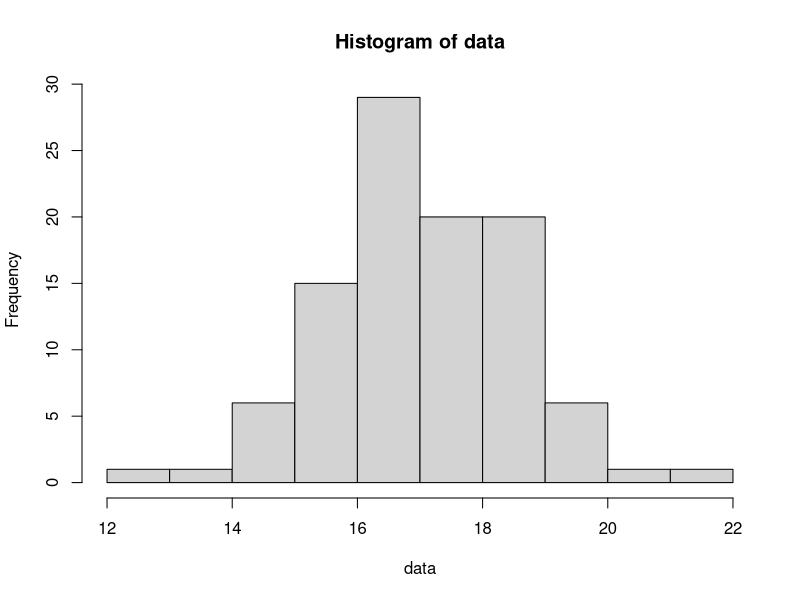
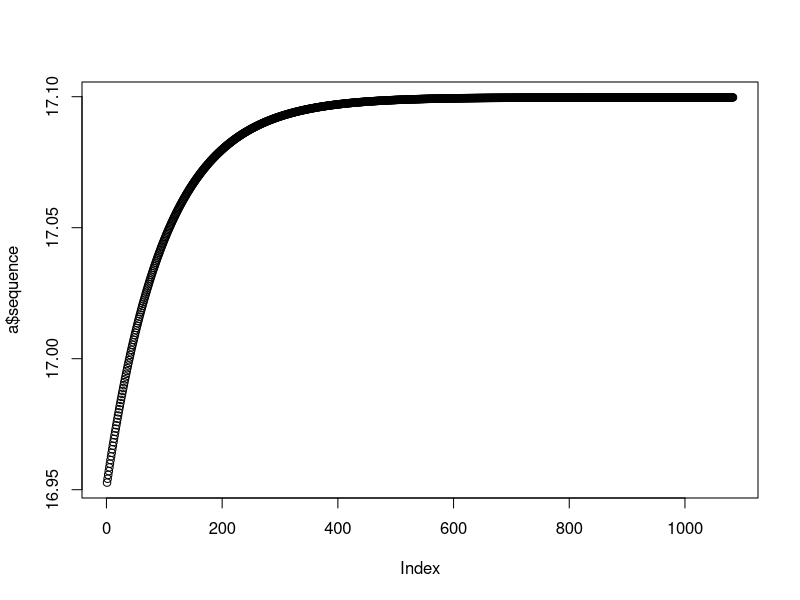
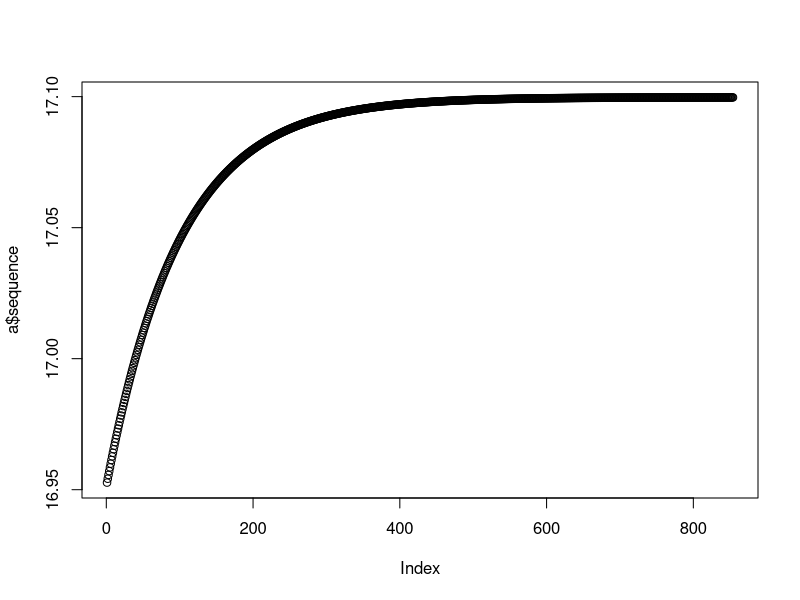
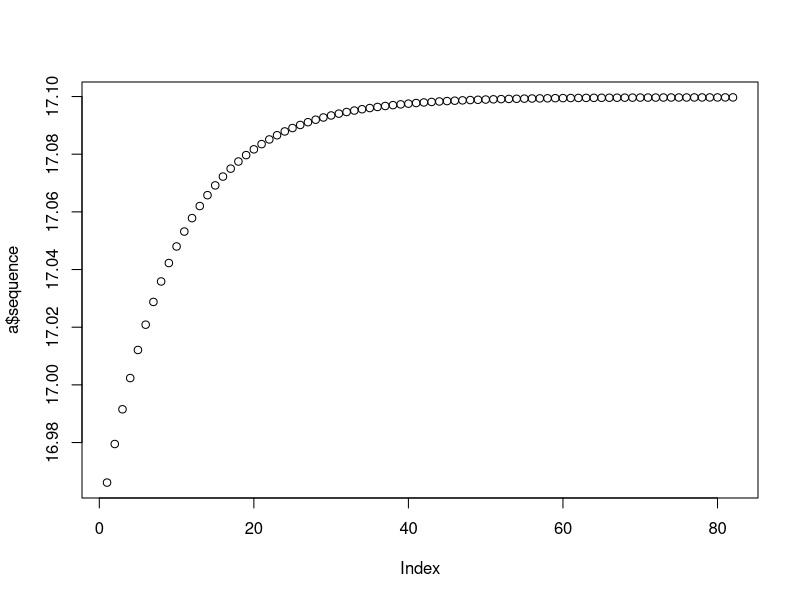
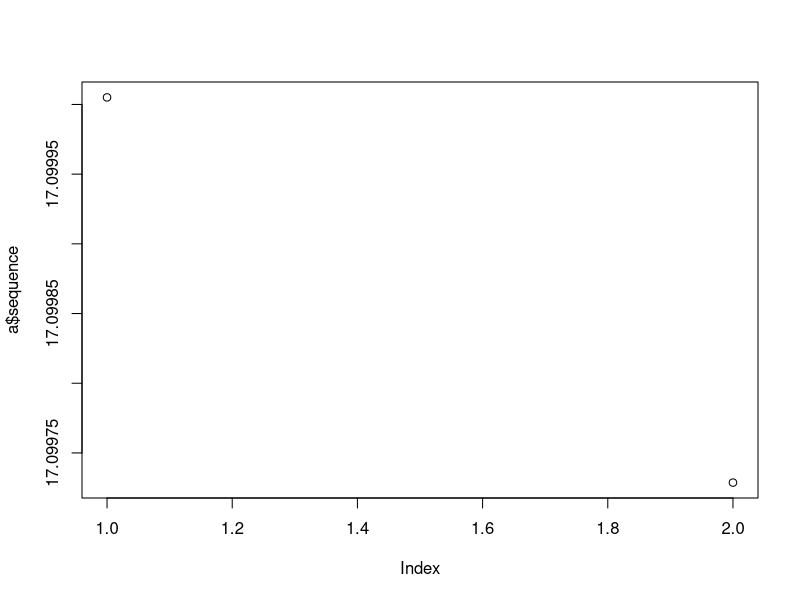

Write the R code that produced these figures, in order.
## ---- chunk 1
knitr::opts_chunk$set(echo = TRUE)
## ---- chunk 2
data=c(15.98247,16.47688,17.2935,19.29195,15.62418,19.17946,19.83762,17.66685,17.52842,14.2797,15.65064,15.46015,17.78624,16.52783,18.20742,16.9908,17.93268,21.80852,16.5106,18.25084,19.66132,15.68794,17.6264,15.05916,15.99123,16.53632,12.70026,16.52058,18.89823,16.33826,16.92829,17.40366,16.97416,15.52522,18.56712,17.70126,18.35067,14.88808,17.96294,16.6413,18.52277,17.60614,18.28284,17.21295,17.11902,18.32105,13.26564,16.90886,18.00639,17.81292,16.91042,18.82537,16.75111,15.87344,14.4237,14.79683,16.22904,17.07457,17.67224,16.62292,19.34927,16.12205,16.8359,16.30263,17.62287,15.9437,16.91413,18.1876,14.61401,18.94885,16.33257,18.65407,16.36635,16.30884,16.90533,19.1134,18.85181,16.55264,18.25012,20.19427,16.73713,17.90763,16.59451,16.27072,18.13678,15.63045,17.90084,15.0235,15.87718,15.21189,15.84529,14.22941,17.58531,18.95757,18.25935,18.36956,16.82062,16.63638,18.45567,17.42606)
hist(data, breaks = 10)
summary(data)
## ---- chunk 3
x = data
n = length(x)
density = function(x, mu){ 
  f = exp(-x+mu)/((1+exp(-x+mu))^2)
  return(f)}

loglik = function( x, mu,n){
  ll = mu*n - sum(x) - 2*sum(log(1+exp(-x+mu))) 
  return(ll)}


## ---- chunk 4
x = data
mle_nr=function(xvec,stop_crit,sRate){
  startvalue=median(xvec);
  n=length(xvec);
  mu_curr=startvalue;
  nn=0
  mu_seq = NULL
  ####compute first derivative of log-likelihood #####
  first_derivll=n-2*sum(exp(-xvec+mu_curr)/(1+exp(-xvec+mu_curr)));
  ### Continue algorithm until the first derivative ###
  ### of the log-likelihood is within stop criterion ##
  while(abs(first_derivll)>stop_crit){
    ####compute second derivative of log-likelihood #####
    second_derivll=-2*sum(exp(-xvec+mu_curr)/(1+exp(-xvec+mu_curr))^2);
    #### Newton-Raphson’s  update of estimate of mu ####
    mu_new=mu_curr-sRate *(first_derivll/second_derivll);
    mu_seq = c(mu_seq, mu_new);
    mu_curr=mu_new;
    ####compute first derivative of log-likelihood #####
    first_derivll=n-2*sum(exp(-xvec+mu_curr)/(1+exp(-xvec+mu_curr)));
    nn=nn+1
  }
  return (list(thetahat=mu_curr, iterations =nn ,sequence = mu_seq))
}
## ---- chunk 5
## starting value = meadian(x)  , step size= 0.01 ,stop criterion =0.0001
a= mle_nr( x, 0.0001, 0.01)
plot(a$sequence)
a$iterations #number of iterations
a$thetahat
## ---- chunk 6
## starting value = meadian(x) , step size= 0.01 ,stop criterion =0.001
a= mle_nr( x, 0.001, 0.01)
plot(a$sequence)
a$iterations #number of iterations
a$thetahat
## ---- chunk 7
## starting value = meadian(x) , step size= 0.1 ,stop criterion =0.001
a= mle_nr( x, 0.001, 0.1)
plot(a$sequence)
a$iterations #number of iterations
a$thetahat
## ---- chunk 8
## starting value = meadian(x) , step size= 1 ,stop criterion =0.001
a= mle_nr( x, 0.001, 1)
plot(a$sequence)
a$iterations #number of iterations
a$thetahat
## ---- chunk 9
#second_derivll=-2*sum(exp(-xvec+mu_curr)/(1+exp(-xvec+mu_curr))^2)
second_derivll=-2*sum(exp(-x+17.09973)/(1+exp(-x+17.09973))^2)
## ---- chunk 10
lb =17.09973 - qnorm(0.975)*1/ sqrt(-1*second_derivll)
ub=17.09973 + qnorm(0.975)*1/ sqrt(-1*second_derivll)
c(lb,ub)
